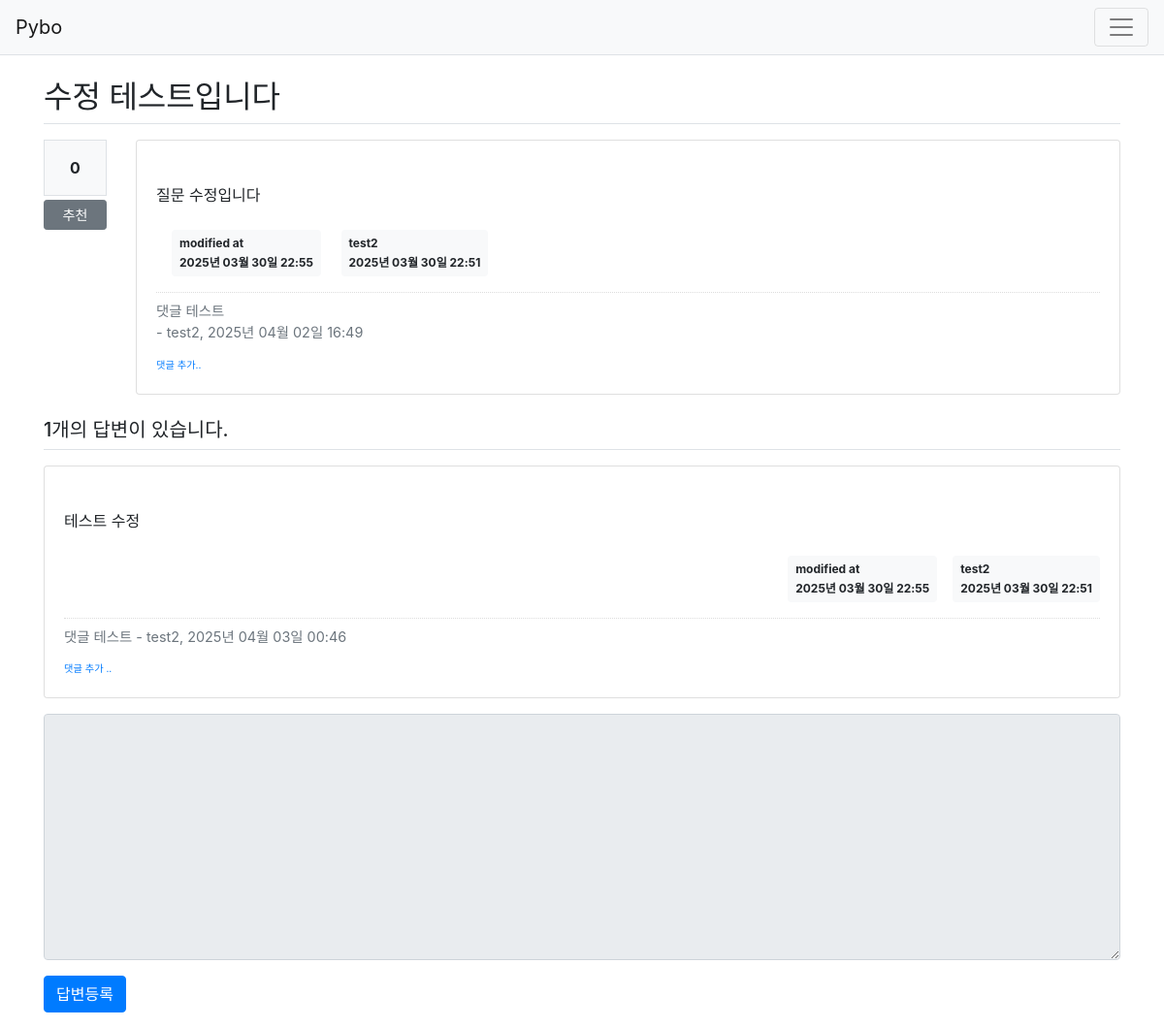
Screenshot of /question/detail/305/ with the database file from the repository.
### pybo/models.py (models this page shows)
class Question(db.Model):
    id=db.Column(db.Integer,primary_key=True)
    subject=db.Column(db.String(200),nullable=False)
    content=db.Column(db.Text(),nullable=False)
    create_date=db.Column(db.DateTime(),nullable=False)
    user_id=db.Column(db.Integer,db.ForeignKey('user.id',ondelete='CASCADE'),nullable=False)
    user=db.relationship('User',backref=db.backref('question_set'))
    modify_date = db.Column(db.DateTime(),nullable=True)
    voter=db.relationship('User',secondary=question_voter,backref=db.backref('question_voter_set'))

class User(db.Model):
    id=db.Column(db.Integer,primary_key=True)
    username=db.Column(db.String(150),unique=True,nullable=False)
    password=db.Column(db.String(200),nullable=False)
    email=db.Column(db.String(120),unique=True,nullable=False)

class Comment(db.Model):
    id = db.Column(db.Integer, primary_key=True)
    user_id = db.Column(db.Integer, db.ForeignKey('user.id', ondelete='CASCADE'),nullable=False)
    user=db.relationship('User',backref=db.backref('comment_set'))
    content = db.Column(db.Text(),nullable=False)
    create_date = db.Column(db.DateTime(),nullable=False)
    modify_date = db.Column(db.DateTime())
    question_id = db.Column(db.Integer, db.ForeignKey('question.id',ondelete='CASCADE'),nullable=True)
    question = db.relationship('Question',backref=db.backref('comment_set'))
    answer_id = db.Column(db.Integer, db.ForeignKey('answer.id',ondelete='CASCADE'),nullable=True)
    answer = db.relationship('Answer', backref = db.backref('comment_set'))

class Answer(db.Model):
    id=db.Column(db.Integer,primary_key=True)
    question_id=db.Column(db.Integer,db.ForeignKey('question.id',ondelete='CASCADE'))
    question = db.relationship('Question',backref=db.backref('answer_set',))
    content=db.Column(db.Text(),nullable=False)
    create_date=db.Column(db.DateTime(),nullable=False)
    user_id = db.Column(db.Integer, db.ForeignKey('user.id',ondelete='CASCADE'),nullable=False)
    user=db.relationship('User',backref=db.backref('answer_set'))
    modify_date = db.Column(db.DateTime(),nullable=True)
    voter=db.relationship('User',secondary=answer_voter,backref=db.backref('answer_voter_set'))

### pybo/views/question_views.py (the view)
@bp.route('/detail/<int:question_id>/')
def detail(question_id):
    form=AnswerForm()
    question = Question.query.get_or_404(question_id)
    return render_template('question/question_detail.html',question=question,form=form)

### pybo/forms.py
class AnswerForm(FlaskForm):
    content=TextAreaField('내용',validators=[DataRequired('내용은 필수 입력 항목입니다.')])

### pybo/filter.py (called while the page is built)
def format_datetime(value, fmt='%Y년 %m월 %d일 %H:%M'):
    return value.strftime(fmt)

### pybo/views/auth_views.py (called while the page is built)
@bp.before_app_request #before_app_request 데코레이터는 사용자 요청이 처리되기 전에 실행되는 함수를 등록할 때 사용
def load_logged_in_user():
    user_id = session.get('user_id')
    if user_id is None:
        g.user = None #g 객체는 플라스크가 제공하는 컨텍스트 변수로, 요청과 응답이 유효한 동안에만 데이터를 저장하고 유지
    else:
        g.user = User.query.get(user_id)

### pybo/templates/question/question_detail.html (shortened to what this page needs)
{%extends 'base.html'%}
{%block content%}
<div class="container my-3">
    <h2 class="border-bottom py-2">{{question.subject}}</h2>
    <div class="row my-3">
        <div class="col-1">
            <div class="bg-light text-center p-3 border font-weight-bolder mb-1">
                {{question.voter|length}}
            </div>
            <a href="#" data-uri="{{url_for('vote.question',question_id=question.id)}}" class="recommend btn btn-sm btn-secondary btn-block my-1">
                추천
            </a>
        </div>
        <div class="col-11">
            <div class="card">
                <div class="card-body">
                    <div class="card-text" style="white-space: pre-line;">
                        {{question.content}}
                    </div>
                    <div clas="d-flex justify-content-end">
                        {%if question.modify_date %}
                        <div class="badge badge-light p-2 text-left mx-3">
                            <div class="mb-2">modified at</div>
                            <div>{{question.modify_date|datetime}}</div>
                        </div>
                        {%endif%}
                        <div class="badge badge-light p-2 text-left">
                            <div class="mb-2">{{question.user.username}}</div>
                            <div>{{question.create_date|datetime}}</div>
                        </div>
                    </div>
                    {% if question.comment_set|length > 0 %}
                    <div class="mt-3">
                    {%for comment in question.comment_set %}
                        <div class="comment py-2 text-muted">
                            <span style="white-space: pre-line;">{{comment.content}}</span>
                            <span> - {{comment.user.username}}, {{comment.create_date|datetime}}
                            </span>
                        </div>
                    {%endfor%}
                    </div>
                    {%endif%}
                    <div>
                        <a href="{{url_for('comment.create_question',question_id=question.id)}}" class="small"><small>댓글 추가..</small></small></a>
                    </div>
                </div>
            </div>
        </div>
    </div>
    <h5 class="border-bottom my-3 py-2">
        {{question.answer_set|length}}개의 답변이 있습니다.
    </h5>
    {% for answer in question.answer_set %}
    <div class="card my-3">
        <div class="card-body">
            <div class="card-text" style="white-space: pre-line;">
                {{answer.content}}
            </div>
            <div class= "d-flex justify-content-end">
                {%if answer.modify_date %}
                <div class="badge badge-light p-2 text-left mx-3">
                    <div class="mb-2">modified at</div>
                    <div>{{answer.modify_date|datetime}}</div>
                </div>
                {%endif%}
                <div class="badge badge-light p-2 text-left">
                    <div class="mb-2">{{answer.user.username}}</div>
                    <div>{{answer.create_date|datetime}}</div>
                </div>
            </div>
                {%if answer.comment_set|length > 0 %}
                <div class="mt-3">
                    {%for comment in answer.comment_set%}
                        <div class="comment py-2 text-muted">
                            <span class="white-space: pre-line;">
                                {{comment.content}}
                            </span>
                            <span>
                                - {{comment.user.username}}, {{comment.create_date|datetime}}
                            </span>
                        </div>
                {%endfor%}
                </div>
                {%endif%}
                <div>
                    <a href="{{url_for('comment.create_answer',answer_id=answer.id)}}" class="small"><small>댓글 추가 ..</small></a>
                </div>
        </div>
    </div>
    {% endfor %}
    <form action="{{url_for('answer.create',question_id=question.id)}}" method="post" class="my-3">
        <div class="form-group">
            <textarea {% if not g.user %} disabled {% endif %} name="content" id="content" class="form-control" rows="10"></textarea>
        </div>
        <input type="submit" value="답변등록" class="btn btn-primary">
    </form>
</div>
{%endblock%}

### pybo/static/style.css (style rules this page uses)
.comment { border-top: dotted 1px #ddd; font-size:0.9em; }

### rows the page displays
Question: subject "수정 테스트입니다", content "질문 수정입니다", modify_date "2025년 03월 30일 22:55", create_date "2025년 03월 30일 22:51"
User: user.username "test2"
Comment: content "댓글 테스트", user.username "test2", create_date "2025년 04월 02일 16:49"
Answer: content "테스트 수정", modify_date "2025년 03월 30일 22:55", user.username "test2", create_date "2025년 03월 30일 22:51"
Comment: content "댓글 테스트", user.username "test2", create_date "2025년 04월 03일 00:46"

### other values shown
{{ question.voter|length }} "0"
{{ question.answer_set|length }} "1"
